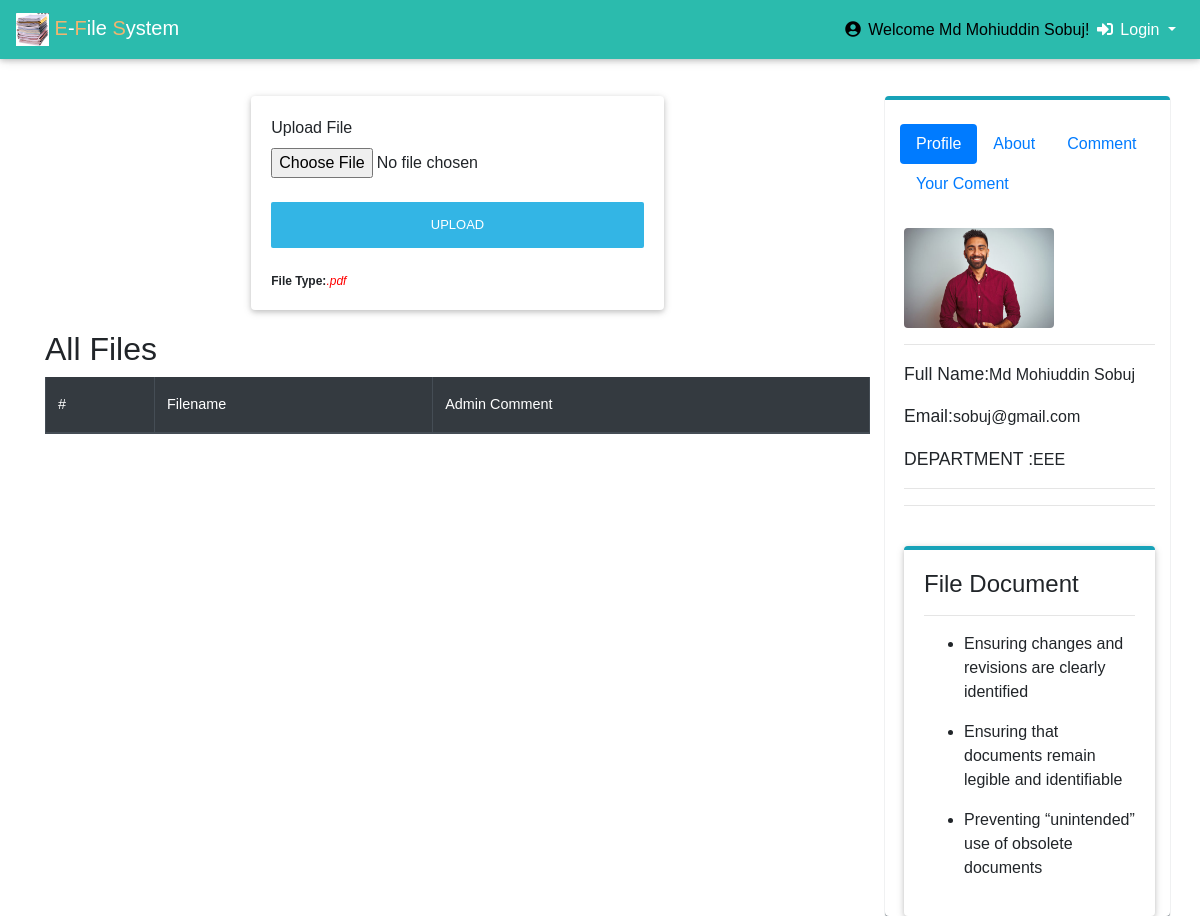
Page /private_user/user_file_upload.php (signed in) on the earlier database version.
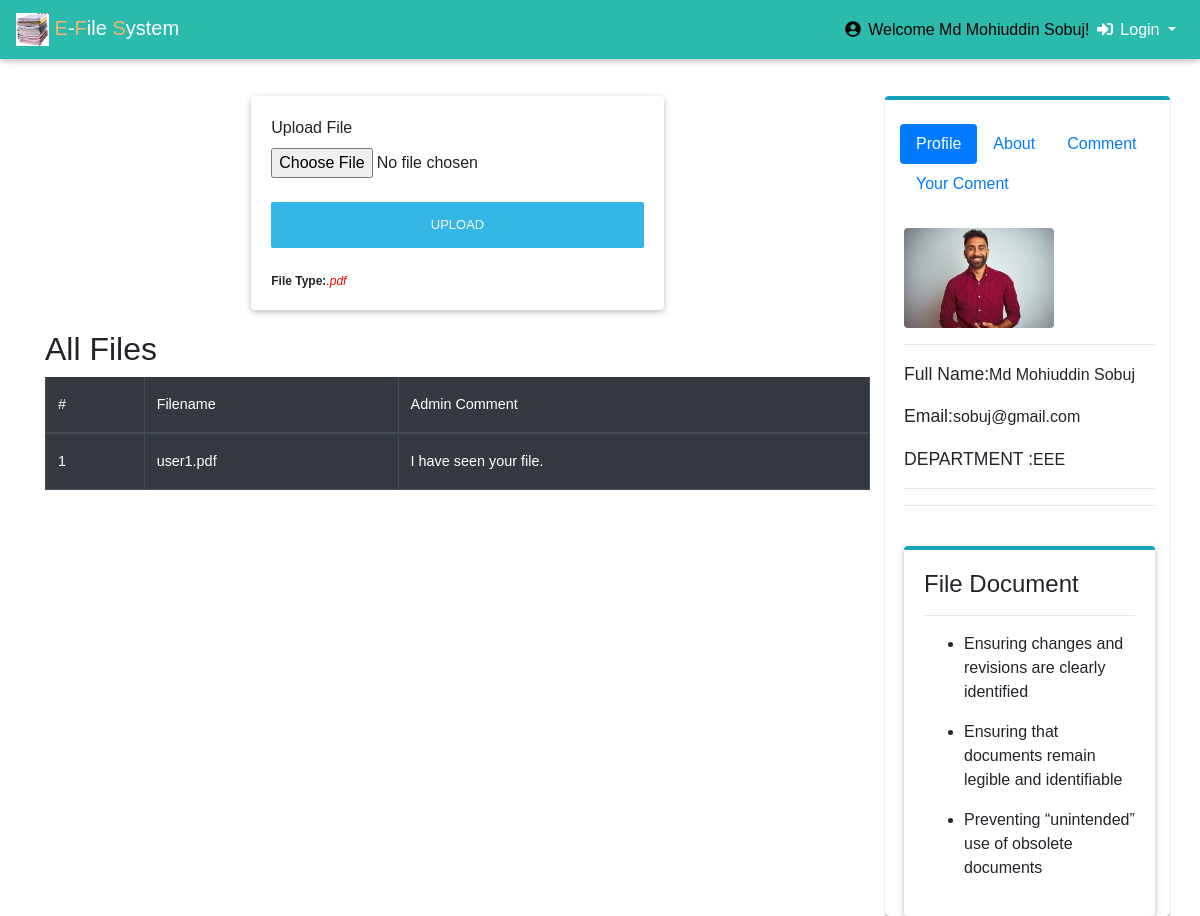
Same page on the later database version.
### tables this page shows
CREATE TABLE `user_file_upload` (
  `id` int(11) NOT NULL,
  `files` varchar(400) NOT NULL,
  `username` varchar(200) NOT NULL,
  `user_email` varchar(200) NOT NULL,
  `user_department` varchar(200) NOT NULL,
  `admin_comment` varchar(200) DEFAULT NULL
);

### private_user/user_file_upload.php (the view, shortened to what the changed rows need)
<!DOCTYPE html>
<html lang="en">
<head>
  <link rel="stylesheet" href="https://use.fontawesome.com/releases/v5.8.1/css/all.css">
  <link href="css/bootstrap.min.css" rel="stylesheet">
  <link href="css/mdb.min.css" rel="stylesheet">
  <link href="css/style.css" rel="stylesheet">
    <link rel="stylesheet" type="text/css" href="media/css/dataTable.css" />
</head>
<body style="padding:0px; margin:0px; background-color:#fff;font-family:arial,helvetica,sans-serif,verdana,'Open Sans'">
<br>
<br><Br><br>
<div class="container">
  <div class="row">
     <div class="col-md-9">
     <div style="margin-top:20px">
      <h2>All Files</h2>
      <table  class = "table table-dark table-bordered" style="">
     <thead>
    <th>#</th>
    <th>Filename</th>
    <th>Admin Comment</th>
</thead>
<tbody>
    <tr>
        <?php
        require_once("include/connection.php");
      $email=$_SESSION['email'];
      $i=1;
      $query = mysqli_query($conn,"SELECT * FROM user_file_upload where user_email = '$email'") or die (mysqli_error($conn));
      while($file=mysqli_fetch_array($query)){
        $file_name=$file['files'];
        $admin_comment=$file['admin_comment'];
      ?>
      <td><?php echo $i;$i++; ?></td>
      <td><?php echo $file_name; ?></td>
      <td><?php echo $admin_comment; ?></td>
    </tr>
<?php } ?>
</tbody>
   </table>
      </div>
    </div>
</div>
<link rel="stylesheet" type="text/css" href="https://cdn.datatables.net/1.10.9/css/jquery.dataTables.min.css"/>
<link rel="stylesheet" type="text/css" href="https://cdn.datatables.net/responsive/1.0.3/css/dataTables.responsive.css">
</body>
</html>

Differences in the rows shown:
added user_file_upload: files "user1.pdf", admin_comment "I have seen your file."
